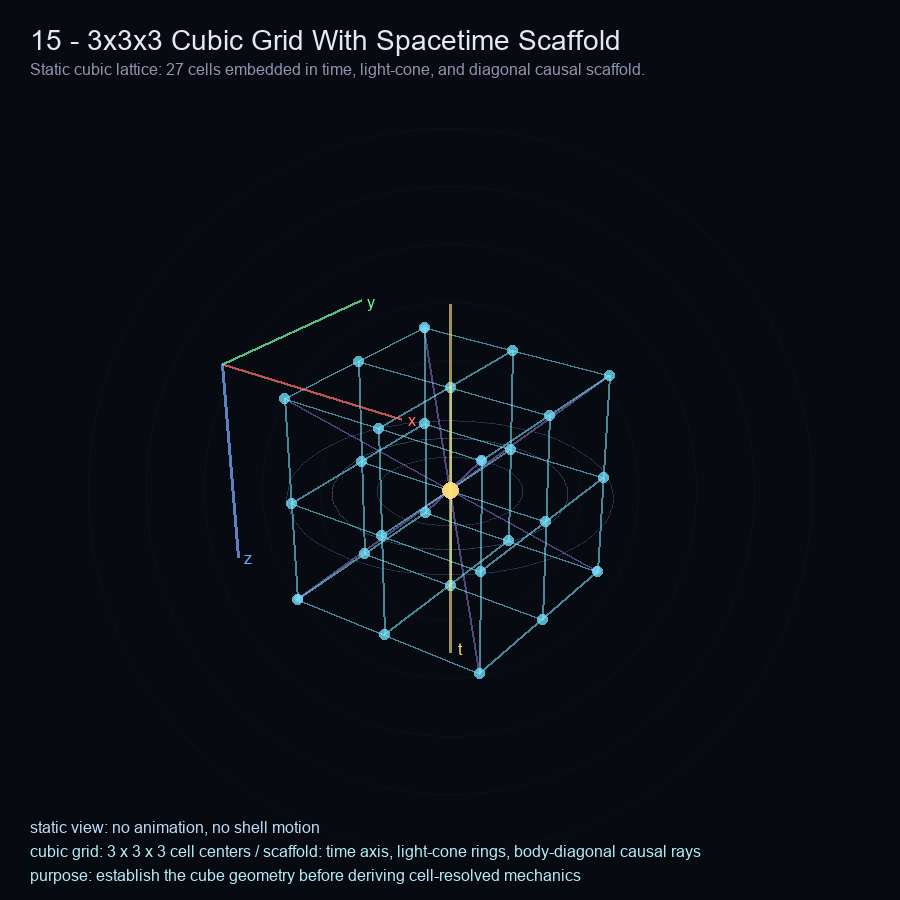
#> input picture visualizations/15_3x3x3_cubic_grid_spacetime_scaffold.png, 900 x 900 px
$ python bubble_inflation_upscaler.py ../../visualizations/15_3x3x3_cubic_grid_spacetime_scaffold.png out.png
#> lines starting #> are read from the running program, lines starting #| are printed output that depends on the picture
#!/usr/bin/env python3
"""
Bubble Inflation Upscaler

Experimental MCIFT-inspired image upscaling utility.

The script performs ordinary high-quality interpolation first, then applies a
parameterized bubble inflation field, optional threefold modulation, local detail
boosting, and sharpening. It does not reconstruct lost ground-truth detail; it
creates tunable enhancement layers for practical image enlargement experiments.

Dependencies:
    pip install -r applications/image_upscaling/requirements.txt

Example:
    python applications/image_upscaling/bubble_inflation_upscaler.py input.png output.png \
        --scale 4 --preset applications/image_upscaling/presets/balanced.json
"""

from __future__ import annotations

import argparse
import json
from dataclasses import dataclass, asdict, fields
from pathlib import Path
from typing import Any, Dict, Optional, Tuple

import numpy as np
from PIL import Image, ImageFilter


@dataclass
class UpscaleConfig:
    scale: float = 2.0
    resample: str = "lanczos"

    bubble_strength: float = 0.14
    bubble_radius: float = 1.15
    bubble_falloff: float = 2.0
    center_x: float = 0.5
    center_y: float = 0.5

    threefold: bool = True
    epsilon3: float = 0.125
    psi3: float = 0.0

    denoise_radius: float = 0.0
    detail_strength: float = 0.22
    detail_radius: float = 1.25
    edge_boost: float = 0.25
    edge_threshold: float = 0.035

    sharpen_amount: float = 0.35
    sharpen_radius: float = 0.85

    grain: float = 0.0
    seed: Optional[int] = None

    quality: int = 95


RESAMPLE_MODES = {
    "nearest": Image.Resampling.NEAREST,
    "bilinear": Image.Resampling.BILINEAR,
    "bicubic": Image.Resampling.BICUBIC,
    "lanczos": Image.Resampling.LANCZOS,
}


def clamp_config(cfg: UpscaleConfig) -> UpscaleConfig:
    """Clamp numerically sensitive options to safe ranges."""
    cfg.scale = max(1.0, float(cfg.scale))
    cfg.resample = str(cfg.resample).lower()

    cfg.bubble_strength = float(cfg.bubble_strength)
    cfg.bubble_radius = max(0.05, float(cfg.bubble_radius))
    cfg.bubble_falloff = max(0.05, float(cfg.bubble_falloff))
    cfg.center_x = float(np.clip(float(cfg.center_x), 0.0, 1.0))
    cfg.center_y = float(np.clip(float(cfg.center_y), 0.0, 1.0))

    cfg.threefold = bool(cfg.threefold)
    cfg.epsilon3 = float(np.clip(float(cfg.epsilon3), -0.95, 0.95))
    cfg.psi3 = float(cfg.psi3)

    cfg.denoise_radius = max(0.0, float(cfg.denoise_radius))
    cfg.detail_strength = float(cfg.detail_strength)
    cfg.detail_radius = max(0.0, float(cfg.detail_radius))
    cfg.edge_boost = float(cfg.edge_boost)
    cfg.edge_threshold = float(np.clip(float(cfg.edge_threshold), 0.0, 1.0))

    cfg.sharpen_amount = float(cfg.sharpen_amount)
    cfg.sharpen_radius = max(0.0, float(cfg.sharpen_radius))

    cfg.grain = max(0.0, float(cfg.grain))
    if cfg.seed is not None:
        cfg.seed = int(cfg.seed)
    cfg.quality = int(np.clip(int(cfg.quality), 1, 100))

    if cfg.resample not in RESAMPLE_MODES:
        raise ValueError(f"Unknown resample mode: {cfg.resample}")
    return cfg


def load_config(preset_path: Optional[Path], cli_values: Dict[str, Any]) -> UpscaleConfig:
    values = asdict(UpscaleConfig())

    if preset_path:
        with preset_path.open("r", encoding="utf-8") as f:
            preset_values = json.load(f)
        unknown = sorted(set(preset_values) - set(values))
        if unknown:
            raise ValueError(f"Unknown preset key(s): {', '.join(unknown)}")
        values.update(preset_values)

    for key, value in cli_values.items():
        if value is not None and key in values:
            values[key] = value

    return clamp_config(UpscaleConfig(**values))


def image_to_float(img: Image.Image) -> np.ndarray:
    return np.asarray(img).astype(np.float32) / 255.0


def float_to_image(arr: np.ndarray, mode: str = "RGB") -> Image.Image:
    arr8 = np.clip(arr * 255.0 + 0.5, 0, 255).astype(np.uint8)
    return Image.fromarray(arr8, mode=mode)


def gaussian_blur_array(arr: np.ndarray, radius: float) -> np.ndarray:
    if radius <= 0:
        return arr.copy()
    mode = "RGBA" if arr.shape[-1] == 4 else "RGB"
    return image_to_float(float_to_image(arr, mode=mode).filter(ImageFilter.GaussianBlur(radius=radius)))


def bilinear_sample(arr: np.ndarray, src_x: np.ndarray, src_y: np.ndarray) -> np.ndarray:
    """Sample arr at floating source coordinates using bilinear interpolation."""
    h, w = arr.shape[:2]
    src_x = np.clip(src_x, 0.0, w - 1.0)
    src_y = np.clip(src_y, 0.0, h - 1.0)

    x0 = np.floor(src_x).astype(np.int32)
    y0 = np.floor(src_y).astype(np.int32)
    x1 = np.clip(x0 + 1, 0, w - 1)
    y1 = np.clip(y0 + 1, 0, h - 1)

    wx = (src_x - x0)[..., None]
    wy = (src_y - y0)[..., None]

    top = arr[y0, x0] * (1.0 - wx) + arr[y0, x1] * wx
    bottom = arr[y1, x0] * (1.0 - wx) + arr[y1, x1] * wx
    return top * (1.0 - wy) + bottom * wy


def bubble_inflation_remap(arr: np.ndarray, cfg: UpscaleConfig) -> Tuple[np.ndarray, np.ndarray]:
    """
    Apply inverse radial bubble inflation.

    Positive bubble_strength expands content outward from the chosen center by
    sampling from a slightly smaller source radius. Optional threefold modulation
    follows the same compact activation pattern used in the MCIFT reducer:

        A3 = 1 + epsilon3 * radial_band * cos(3 phi + psi3)

    On a flat image this is a practical projection, not a physical claim.
    """
    h, w = arr.shape[:2]
    yy, xx = np.meshgrid(np.arange(h, dtype=np.float32), np.arange(w, dtype=np.float32), indexing="ij")

    cx = cfg.center_x * (w - 1)
    cy = cfg.center_y * (h - 1)
    norm = max(1.0, min(w, h) * 0.5)

    dx = (xx - cx) / norm
    dy = (yy - cy) / norm
    r = np.sqrt(dx * dx + dy * dy)
    phi = np.arctan2(dy, dx)

    radius_ratio = r / cfg.bubble_radius
    envelope = np.clip(1.0 - np.power(radius_ratio, cfg.bubble_falloff), 0.0, 1.0)

    if cfg.threefold:
        radial_band = np.clip(1.0 - radius_ratio * radius_ratio, 0.0, 1.0)
        a3 = 1.0 + cfg.epsilon3 * radial_band * np.cos(3.0 * phi + cfg.psi3)
    else:
        a3 = 1.0

    inflation = cfg.bubble_strength * envelope * a3
    denom = np.maximum(0.05, 1.0 + inflation)

    src_x = cx + (dx / denom) * norm
    src_y = cy + (dy / denom) * norm

    remapped = bilinear_sample(arr, src_x, src_y)
    field = inflation.astype(np.float32)
    return remapped, field


def edge_mask(rgb: np.ndarray, threshold: float) -> np.ndarray:
    lum = 0.2126 * rgb[..., 0] + 0.7152 * rgb[..., 1] + 0.0722 * rgb[..., 2]

    gx = np.zeros_like(lum)
    gy = np.zeros_like(lum)
    gx[:, 1:-1] = 0.5 * (lum[:, 2:] - lum[:, :-2])
    gy[1:-1, :] = 0.5 * (lum[2:, :] - lum[:-2, :])

    mag = np.sqrt(gx * gx + gy * gy)
    max_mag = float(np.max(mag))
    if max_mag <= 1e-8:
        return np.zeros((*rgb.shape[:2], 1), dtype=np.float32)

    mask = mag / max_mag
    mask = np.clip((mask - threshold) / max(1e-6, 1.0 - threshold), 0.0, 1.0)
    return mask[..., None].astype(np.float32)


def enhance_detail(rgb: np.ndarray, cfg: UpscaleConfig) -> Tuple[np.ndarray, np.ndarray]:
    working = rgb
    if cfg.denoise_radius > 0:
        working = gaussian_blur_array(working, cfg.denoise_radius)

    blur = gaussian_blur_array(working, cfg.detail_radius)
    detail = working - blur
    edges = edge_mask(working, cfg.edge_threshold)

    detail_gain = cfg.detail_strength + cfg.edge_boost * edges
    enhanced = working + detail * detail_gain
    return np.clip(enhanced, 0.0, 1.0), edges[..., 0]


def sharpen(rgb: np.ndarray, cfg: UpscaleConfig) -> np.ndarray:
    if cfg.sharpen_amount == 0 or cfg.sharpen_radius <= 0:
        return rgb
    blur = gaussian_blur_array(rgb, cfg.sharpen_radius)
    out = rgb + cfg.sharpen_amount * (rgb - blur)
    return np.clip(out, 0.0, 1.0)


def add_grain(rgb: np.ndarray, cfg: UpscaleConfig) -> np.ndarray:
    if cfg.grain <= 0:
        return rgb
    rng = np.random.default_rng(cfg.seed)
    noise = rng.normal(0.0, cfg.grain, size=rgb.shape).astype(np.float32)
    return np.clip(rgb + noise, 0.0, 1.0)


def save_rgb(path: Path, rgb: np.ndarray, quality: int = 95) -> None:
    path.parent.mkdir(parents=True, exist_ok=True)
    img = float_to_image(rgb, mode="RGB")
    suffix = path.suffix.lower()
    if suffix in {".jpg", ".jpeg"}:
        img.save(path, quality=quality, optimize=True)
    else:
        img.save(path)


# [30 lines left out: functions save_rgba, save_gray, make_compare, not called in this run]


def upscale_image(input_path: Path, output_path: Path, cfg: UpscaleConfig, debug_dir: Optional[Path] = None, compare_path: Optional[Path] = None) -> None:
    source = Image.open(input_path)
    has_alpha = source.mode in {"RGBA", "LA"} or "transparency" in source.info
    working_mode = "RGBA" if has_alpha else "RGB"
    source = source.convert(working_mode)

    src_w, src_h = source.size
    out_w = max(1, int(round(src_w * cfg.scale)))
    out_h = max(1, int(round(src_h * cfg.scale)))

    base_img = source.resize((out_w, out_h), RESAMPLE_MODES[cfg.resample])
    base_arr = image_to_float(base_img)

    if has_alpha:
        base_rgb = base_arr[..., :3]
        base_alpha = base_arr[..., 3:4]
    else:
        base_rgb = base_arr
        base_alpha = None

    bubble_rgb, bubble_field = bubble_inflation_remap(base_rgb, cfg)
    if base_alpha is not None:
        bubble_alpha, _ = bubble_inflation_remap(base_alpha, cfg)
    else:
        bubble_alpha = None

    detailed_rgb, edges = enhance_detail(bubble_rgb, cfg)
    sharp_rgb = sharpen(detailed_rgb, cfg)
    final_rgb = add_grain(sharp_rgb, cfg)

    if bubble_alpha is not None:
        final = np.concatenate([final_rgb, np.clip(bubble_alpha, 0.0, 1.0)], axis=-1)
        save_rgba(output_path, final, quality=cfg.quality)
    else:
        save_rgb(output_path, final_rgb, quality=cfg.quality)

    if debug_dir:
        debug_dir.mkdir(parents=True, exist_ok=True)
        save_rgb(debug_dir / "01_base_interpolation.png", base_rgb, quality=cfg.quality)
        save_rgb(debug_dir / "02_bubble_inflation.png", bubble_rgb, quality=cfg.quality)
        save_gray(debug_dir / "03_bubble_field.png", normalize_for_debug(bubble_field))
        save_gray(debug_dir / "04_edge_mask.png", edges)
        save_rgb(debug_dir / "05_detail_enhanced.png", detailed_rgb, quality=cfg.quality)
        save_rgb(debug_dir / "06_final_rgb.png", final_rgb, quality=cfg.quality)
        with (debug_dir / "config.json").open("w", encoding="utf-8") as f:
            json.dump(asdict(cfg), f, indent=2)

    if compare_path:
        make_compare(base_rgb, final_rgb, compare_path, quality=cfg.quality)


# [6 lines left out: function normalize_for_debug, not called in this run]


def parse_args() -> argparse.Namespace:
    parser = argparse.ArgumentParser(description="MCIFT-inspired Bubble Inflation Upscaler")
    parser.add_argument("input", type=Path, help="Input image path")
    parser.add_argument("output", type=Path, help="Output image path")
    parser.add_argument("--preset", type=Path, default=None, help="JSON preset to load before CLI overrides")

    for field in fields(UpscaleConfig):
        name = field.name
        if name in {"threefold", "seed"}:
            continue
        arg = "--" + name.replace("_", "-")
        parser.add_argument(arg, dest=name, default=None)

    parser.add_argument("--seed", type=int, default=None, help="Random seed for grain")
    group = parser.add_mutually_exclusive_group()
    group.add_argument("--threefold", dest="threefold", action="store_true", default=None, help="Enable threefold modulation")
    group.add_argument("--no-threefold", dest="threefold", action="store_false", help="Disable threefold modulation")

    parser.add_argument("--save-debug", type=Path, default=None, help="Directory for intermediate outputs")
    parser.add_argument("--compare", nargs="?", const="auto", default=None, help="Save side-by-side base/final comparison. Optionally provide a path.")
    parser.add_argument("--print-config", action="store_true", help="Print final merged configuration")
    return parser.parse_args()


def cli_values_from_args(args: argparse.Namespace) -> Dict[str, Any]:
    cfg_keys = {f.name for f in fields(UpscaleConfig)}
    return {key: getattr(args, key) for key in cfg_keys if hasattr(args, key)}


def resolve_compare_path(compare_arg: Optional[str], output_path: Path) -> Optional[Path]:
    if compare_arg is None:
        return None
    if compare_arg == "auto":
        return output_path.with_name(output_path.stem + "_compare" + output_path.suffix)
    return Path(compare_arg)


def main() -> None:
    args = parse_args()
    cfg = load_config(args.preset, cli_values_from_args(args))

    if args.print_config:
        print(json.dumps(asdict(cfg), indent=2))

    compare_path = resolve_compare_path(args.compare, args.output)
    upscale_image(args.input, args.output, cfg, debug_dir=args.save_debug, compare_path=compare_path)
#> in upscale_image, source is the input picture: PIL image 900x900 RGB; mean R, G, B 10.8, 14.9, 22.1
#> in upscale_image, `has_alpha = source.mode in {"RGBA", "LA"} or "transparency" in source...`: has_alpha = False
#> in upscale_image, `working_mode = "RGBA" if has_alpha else "RGB"`: working_mode = 'RGB'
#> in bilinear_sample, `y0 = np.floor(src_y).astype(np.int32)`:
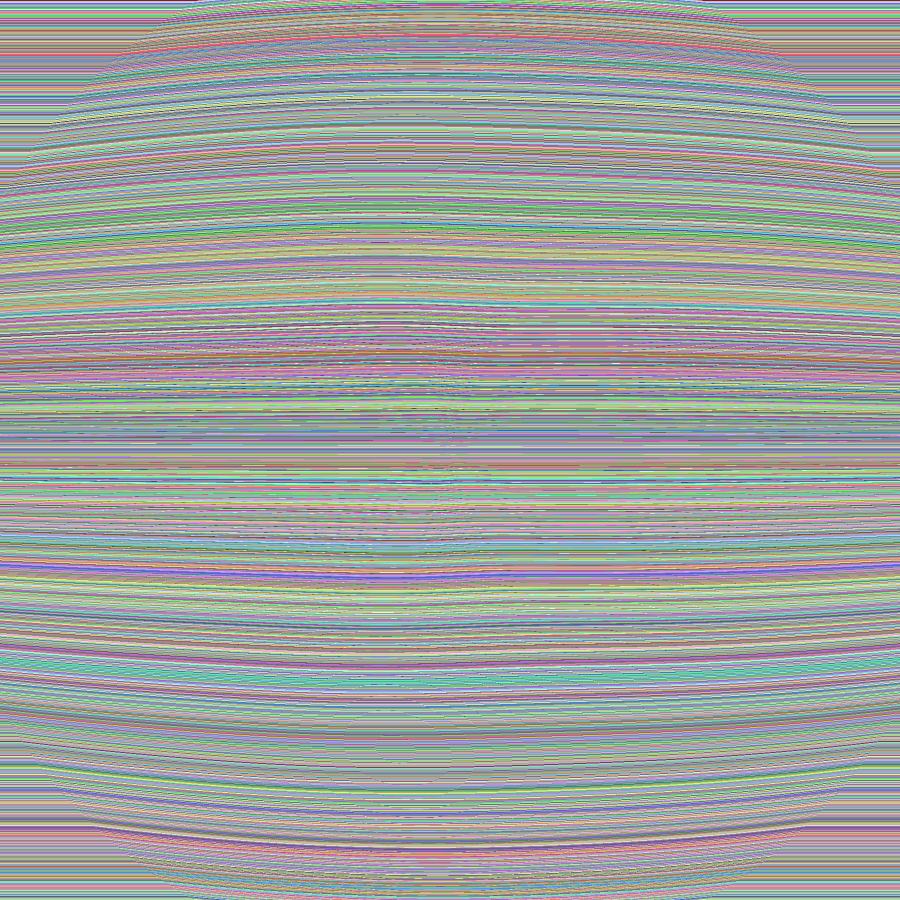
#> y0: shape (1800, 1800) int32 (shown at 1/2 size); 1800 distinct labels, from 0 to 1799; one colour per label, 0 black
#> in bilinear_sample, `y1 = np.clip(y0 + 1, 0, h - 1)`: y1: shape (1800, 1800) int32; 1799 distinct labels, from 1 to 1799
#> in edge_mask, `gy[1:-1, :] = 0.5 * (lum[2:, :] - lum[:-2, :])`:
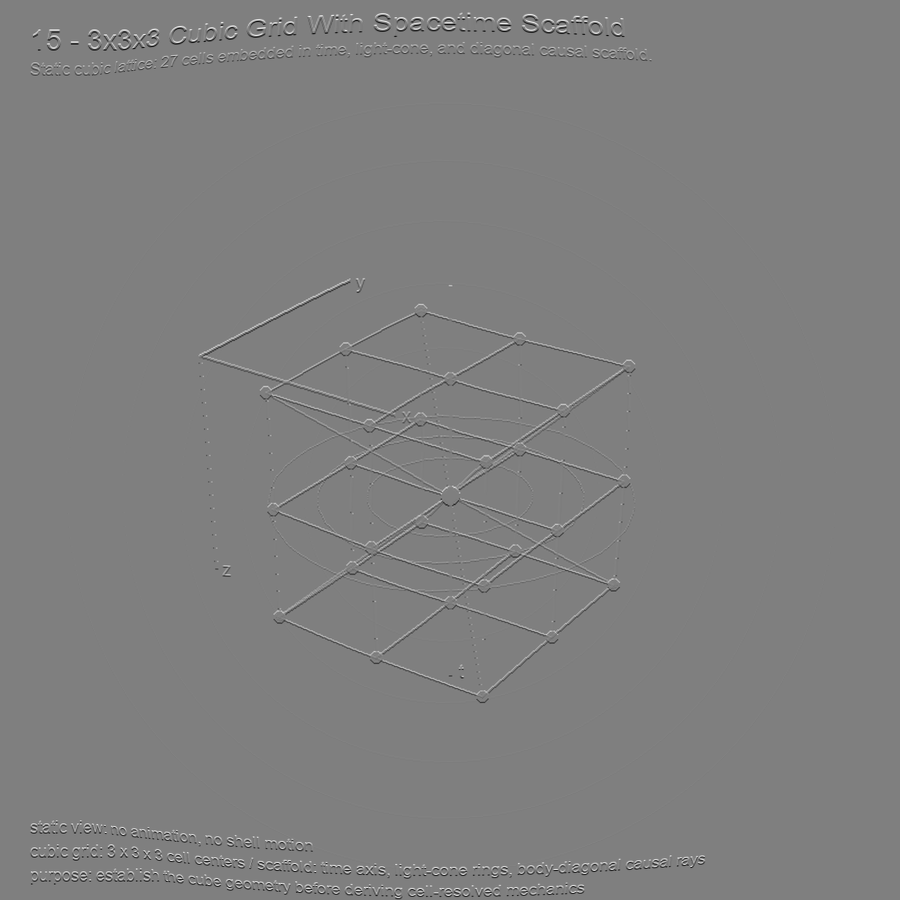
#> gy: shape (1800, 1800) float64 (shown at 1/2 size); min -0.43, max 0.431, mean -8.01e-08; drawn with min black and max white
#> in edge_mask, `mag = np.sqrt(gx * gx + gy * gy)`:
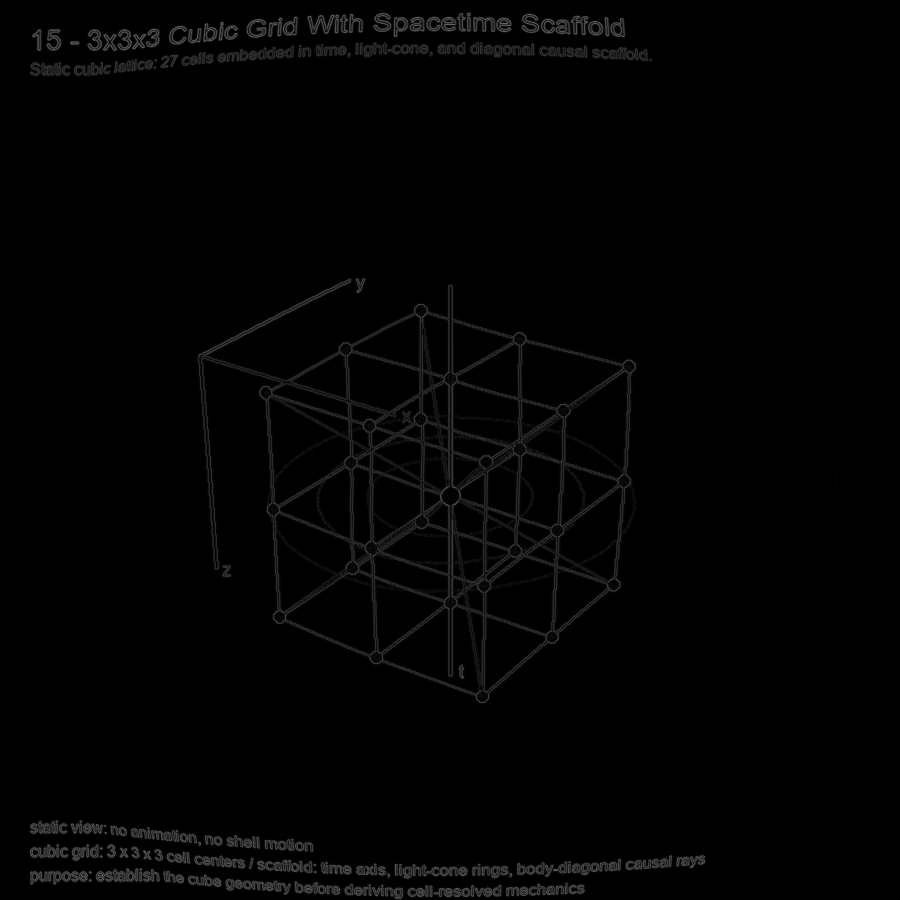
#> mag: shape (1800, 1800) float64 (shown at 1/2 size); min 0, max 0.466, mean 0.0108
#> in edge_mask, `max_mag = float(np.max(mag))`: max_mag = 0.466
#> in enhance_detail, `detail_gain = cfg.detail_strength + cfg.edge_boost * edges`:
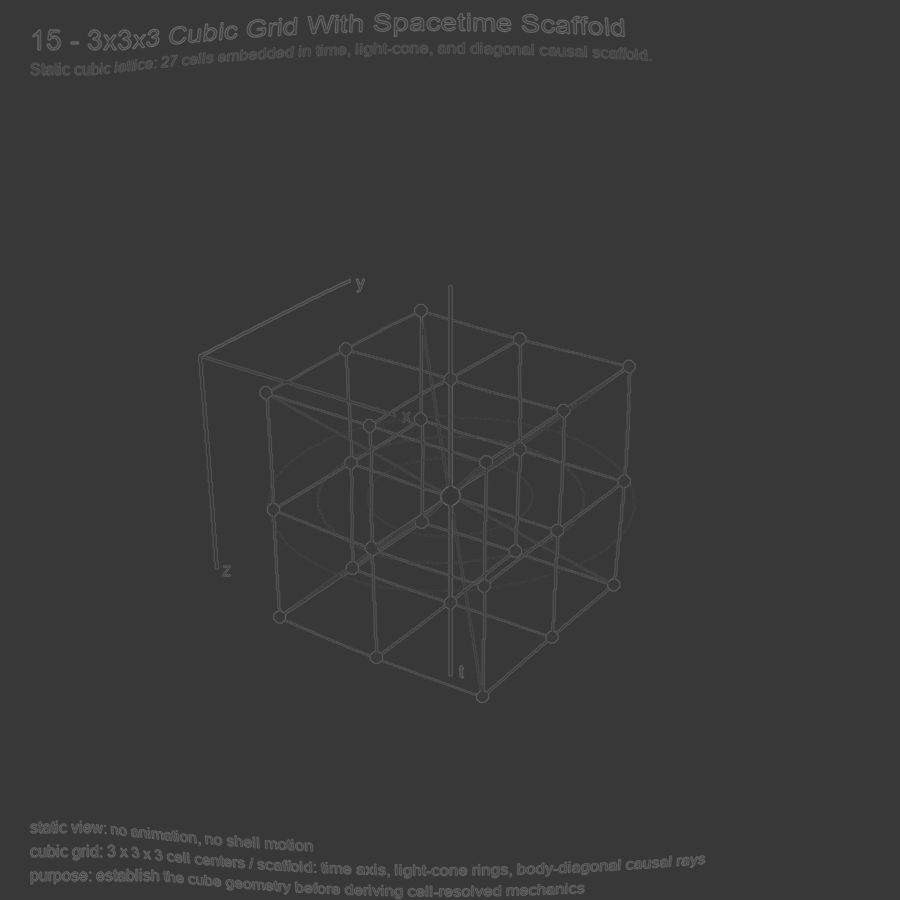
#> detail_gain: shape (1800, 1800, 1) float32 (shown at 1/2 size); min 0.22, max 0.47, mean 0.225
#> in enhance_detail, `enhanced = working + detail * detail_gain`:
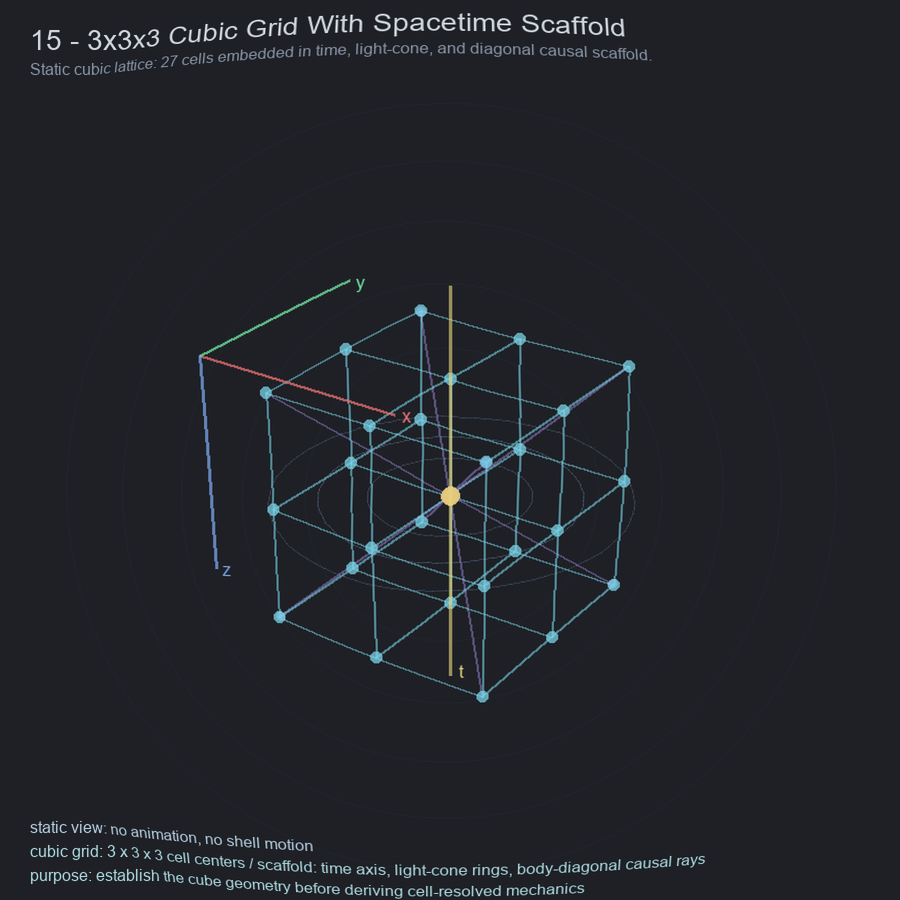
#> enhanced: shape (1800, 1800, 3) float64 (shown at 1/2 size); mean R, G, B 0.0433, 0.06, 0.0883; drawn with min black and max white


if __name__ == "__main__":
    main()
